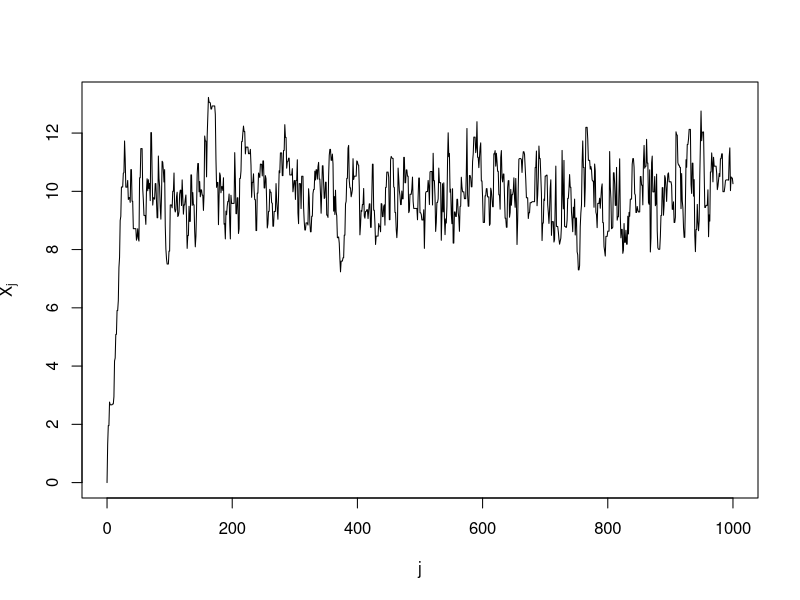
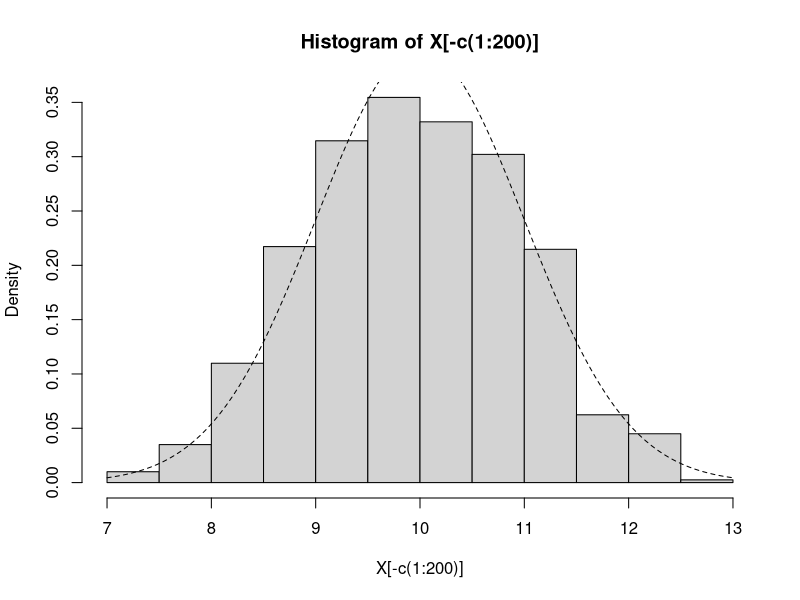
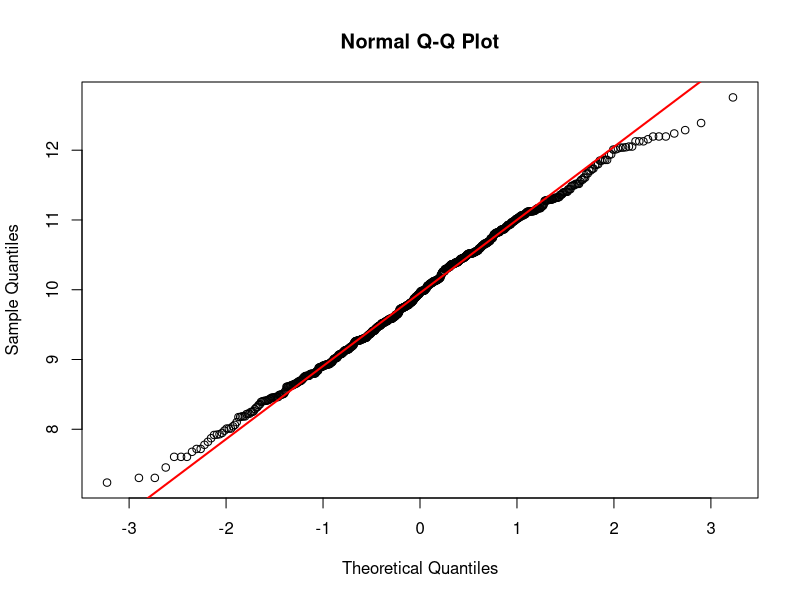

Generate these figures, in order, with R:
pi<-function(x, log=FALSE) {
  dnorm(x, 10, 1, log=log)
}
p <- function(x,y,log=FALSE){
  dnorm(y, x, log=log)
}
alpha <- function(x, y) {
  return(exp(pi(y,log=TRUE) + p(y,x,log=TRUE) -
               pi(x, log=TRUE) - p(x, y, log=TRUE)))
}

MCMC <- function(X0, N) {
  X<-numeric(length=N)
  Xj <- X0
  for(j in 1:N){
    Yj <-rnorm(1, Xj)
    U <- runif(1)
    if( U < alpha(Xj,Yj) ){
      Xj <- Yj }
    X[j] <- Xj }
  return( c(X0, X) )
}

N <- 1000
j <- 0:N
X <- MCMC(0, N)
plot(j,X, type="l", ylab=expression(X[j]) )
hist(X[-c(1:200)], freq=FALSE)
curve(dnorm(x,10,1),add=TRUE,lty=2)
qqnorm(X[-c(1:200)])

qqline(X[-c(1:200)],col="red",lwd=2)
